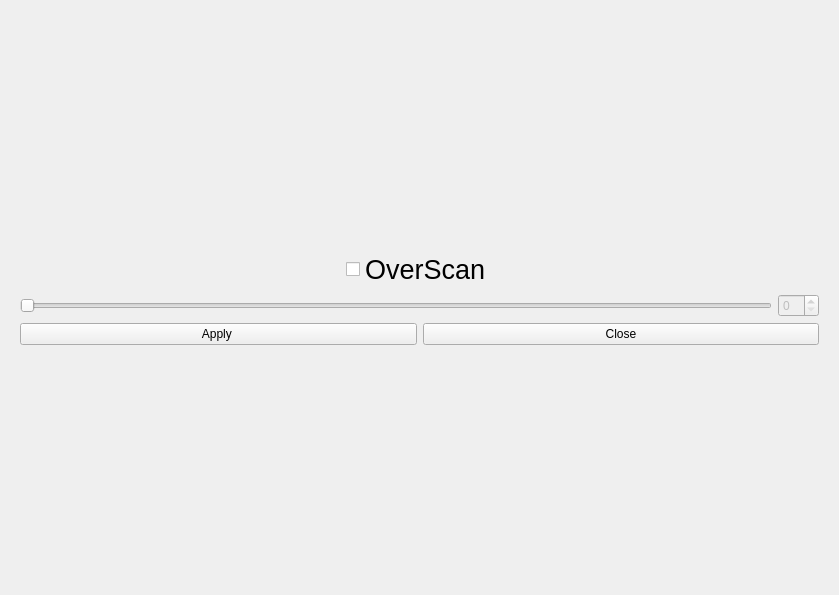
<?xml version="1.0" encoding="UTF-8"?>
<ui version="4.0">
 <class>MainWindow</class>
 <widget class="QMainWindow" name="MainWindow">
  <property name="geometry">
   <rect>
    <x>0</x>
    <y>0</y>
    <width>839</width>
    <height>595</height>
   </rect>
  </property>
  <property name="windowTitle">
   <string>MainWindow</string>
  </property>
  <widget class="QWidget" name="centralWidget">
   <layout class="QGridLayout" name="gridLayout">
    <property name="leftMargin">
     <number>0</number>
    </property>
    <property name="topMargin">
     <number>0</number>
    </property>
    <property name="rightMargin">
     <number>0</number>
    </property>
    <property name="bottomMargin">
     <number>0</number>
    </property>
    <property name="spacing">
     <number>0</number>
    </property>
    <item row="0" column="0">
     <layout class="QVBoxLayout" name="verticalLayout_2">
      <item>
       <widget class="QLabel" name="label_2">
        <property name="text">
         <string/>
        </property>
        <property name="pixmap">
         <pixmap resource="images.qrc">:/images/arrow1.jpg</pixmap>
        </property>
       </widget>
      </item>
      <item>
       <spacer name="verticalSpacer">
        <property name="orientation">
         <enum>Qt::Vertical</enum>
        </property>
        <property name="sizeHint" stdset="0">
         <size>
          <width>20</width>
          <height>40</height>
         </size>
        </property>
       </spacer>
      </item>
      <item>
       <widget class="QLabel" name="label">
        <property name="text">
         <string/>
        </property>
        <property name="pixmap">
         <pixmap resource="images.qrc">:/images/arrow.jpg</pixmap>
        </property>
       </widget>
      </item>
     </layout>
    </item>
    <item row="0" column="1">
     <layout class="QVBoxLayout" name="verticalLayout">
      <item>
       <spacer name="verticalSpacer_3">
        <property name="orientation">
         <enum>Qt::Vertical</enum>
        </property>
        <property name="sizeHint" stdset="0">
         <size>
          <width>20</width>
          <height>40</height>
         </size>
        </property>
       </spacer>
      </item>
      <item alignment="Qt::AlignHCenter">
       <widget class="QCheckBox" name="checkBox">
        <property name="font">
         <font>
          <pointsize>20</pointsize>
         </font>
        </property>
        <property name="text">
         <string>OverScan</string>
        </property>
       </widget>
      </item>
      <item>
       <layout class="QHBoxLayout" name="horizontalLayout">
        <item>
         <widget class="QSlider" name="horizontalSlider">
          <property name="enabled">
           <bool>false</bool>
          </property>
          <property name="orientation">
           <enum>Qt::Horizontal</enum>
          </property>
         </widget>
        </item>
        <item>
         <widget class="QSpinBox" name="spinBox">
          <property name="enabled">
           <bool>false</bool>
          </property>
         </widget>
        </item>
       </layout>
      </item>
      <item>
       <layout class="QHBoxLayout" name="horizontalLayout_2">
        <item>
         <widget class="QPushButton" name="apply">
          <property name="text">
           <string>Apply </string>
          </property>
         </widget>
        </item>
        <item>
         <widget class="QPushButton" name="close">
          <property name="text">
           <string>Close</string>
          </property>
         </widget>
        </item>
       </layout>
      </item>
      <item>
       <spacer name="verticalSpacer_4">
        <property name="orientation">
         <enum>Qt::Vertical</enum>
        </property>
        <property name="sizeHint" stdset="0">
         <size>
          <width>20</width>
          <height>40</height>
         </size>
        </property>
       </spacer>
      </item>
     </layout>
    </item>
    <item row="0" column="2">
     <layout class="QVBoxLayout" name="verticalLayout_3">
      <item>
       <widget class="QLabel" name="label_3">
        <property name="text">
         <string/>
        </property>
        <property name="pixmap">
         <pixmap resource="images.qrc">:/images/arrow2.jpg</pixmap>
        </property>
       </widget>
      </item>
      <item>
       <spacer name="verticalSpacer_2">
        <property name="orientation">
         <enum>Qt::Vertical</enum>
        </property>
        <property name="sizeHint" stdset="0">
         <size>
          <width>20</width>
          <height>40</height>
         </size>
        </property>
       </spacer>
      </item>
      <item>
       <widget class="QLabel" name="label_4">
        <property name="text">
         <string/>
        </property>
        <property name="pixmap">
         <pixmap resource="images.qrc">:/images/arrow3.jpg</pixmap>
        </property>
       </widget>
      </item>
     </layout>
    </item>
   </layout>
  </widget>
 </widget>
 <layoutdefault spacing="6" margin="11"/>
 <resources>
  <include location="images.qrc"/>
 </resources>
 <connections>
  <connection>
   <sender>horizontalSlider</sender>
   <signal>sliderMoved(int)</signal>
   <receiver>spinBox</receiver>
   <slot>setValue(int)</slot>
   <hints>
    <hint type="sourcelabel">
     <x>395</x>
     <y>303</y>
    </hint>
    <hint type="destinationlabel">
     <x>487</x>
     <y>303</y>
    </hint>
   </hints>
  </connection>
  <connection>
   <sender>spinBox</sender>
   <signal>valueChanged(int)</signal>
   <receiver>horizontalSlider</receiver>
   <slot>setValue(int)</slot>
   <hints>
    <hint type="sourcelabel">
     <x>473</x>
     <y>311</y>
    </hint>
    <hint type="destinationlabel">
     <x>423</x>
     <y>312</y>
    </hint>
   </hints>
  </connection>
 </connections>
</ui>
